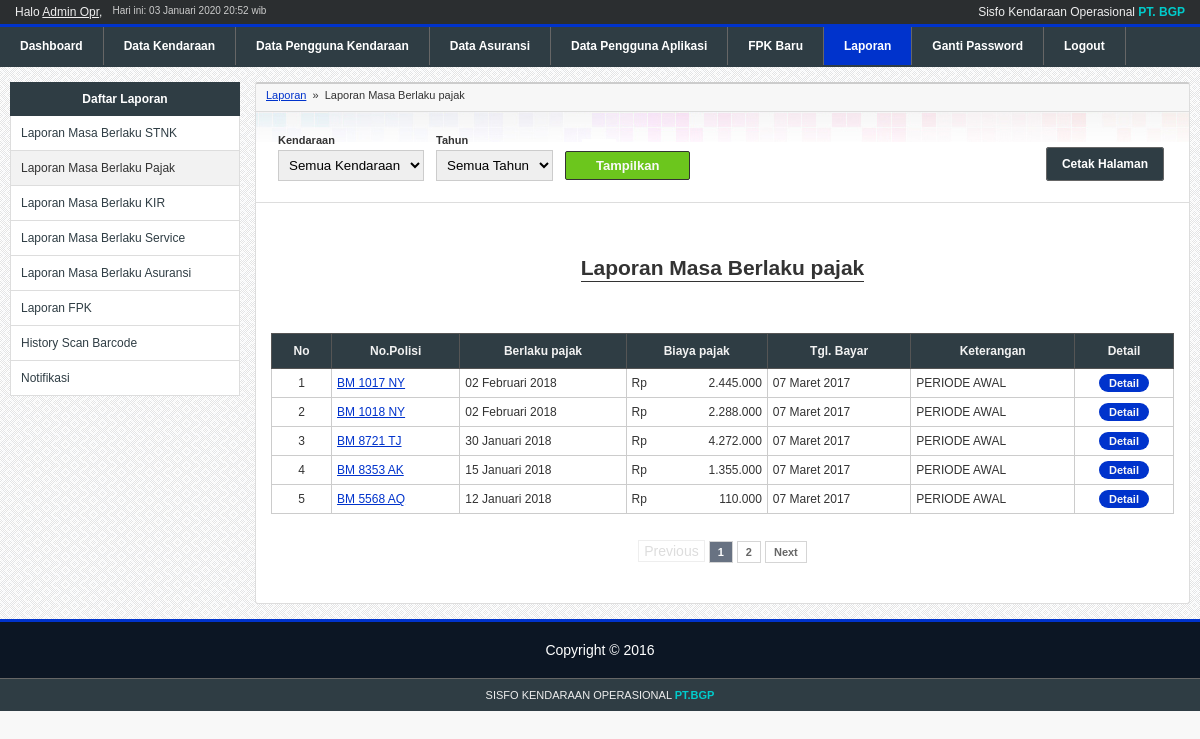
Screenshot of /skripsi/apps/laporan/index.php?sub=pajak.php (signed in) with the database file from the repository.
### tables this page shows
CREATE TABLE IF NOT EXISTS `user` (
  `id_user` tinyint(2) NOT NULL AUTO_INCREMENT,
  `username` varchar(35) NOT NULL,
  `namalengkap` varchar(50) NOT NULL,
  `password` char(40) NOT NULL,
  `tipe_user` enum('manager','admin','slapangan') NOT NULL,
  `no_telp` varchar(14) NOT NULL,
  `terakhir_login` datetime NOT NULL,
  `token` text NOT NULL,
  PRIMARY KEY (`id_user`)
);

CREATE TABLE IF NOT EXISTS `pajak` (
  `id_pajak` int(11) NOT NULL AUTO_INCREMENT,
  `id_kendaraan` int(11) NOT NULL,
  `berlaku_pajak` date NOT NULL,
  `biaya_pajak` int(8) unsigned DEFAULT NULL,
  `tgl_input` datetime NOT NULL,
  `tgl_pelaksanaan` date DEFAULT NULL,
  `id_user` tinyint(2) NOT NULL,
  `keterangan` varchar(255) DEFAULT NULL,
  `status` enum('history','active') NOT NULL,
  `id_fpk` int(11) NOT NULL,
  PRIMARY KEY (`id_pajak`)
);

CREATE TABLE IF NOT EXISTS `kendaraan` (
  `id_kendaraan` int(11) NOT NULL AUTO_INCREMENT,
  `no_polisi` varchar(12) NOT NULL,
  `nama_stnk` varchar(35) NOT NULL,
  `merk` varchar(25) NOT NULL,
  `jenis` enum('mobil','truk','motor') NOT NULL,
  `tahun_pembuatan` year(4) NOT NULL,
  `no_rangka` varchar(35) NOT NULL,
  `no_mesin` varchar(35) NOT NULL,
  `posisi_stnk` varchar(35) NOT NULL,
  `nama_bpkb` varchar(35) NOT NULL,
  `posisi_bpkb` varchar(35) NOT NULL,
  `status_kendaraan` varchar(10) NOT NULL,
  `id_master_asuransi` tinyint(2) unsigned DEFAULT NULL,
  `id_penggunakendaraan` int(11) NOT NULL,
  PRIMARY KEY (`id_kendaraan`),
  UNIQUE KEY `no_polisi` (`no_polisi`)
);

### skripsi/modules/connect.php (called while the page is built, shortened)
<?php
$connect = mysqli_connect(DB_HOST, DB_USER, DB_PASSWORD);
if($connect){
    function query($sql){
        global $connect;
        $query = mysqli_query($connect, $sql);
        return  $query;
    }
} else {
    die('Unable to connect to '.DB_HOST);
}
?>

### skripsi/modules/library.php (called while the page is built, shortened)
<?php
function monthToId($month){
    switch($month){
        case 1:
            $month = 'Januari';
            break;
        case 2:
            $month = 'Februari';
            break;
        case 3:
            $month = 'Maret';
            break;
    }
    return $month;
}

### skripsi/apps/laporan/pajak.php (the view, shortened to what this page needs)
<div class="breadcrumb print-hide">
    <a href="<?php echo APPURL;?>/laporan/">Laporan</a> &nbsp;&raquo;&nbsp;
    Laporan Masa Berlaku pajak
</div>
<div class="print-hide" style="border-bottom:1px solid #ddd;overflow:hidden;margin:15px -20px;padding:0 20px;">
	<ul id="content-menu" style="margin-top:30px">
		<li><a class="btn" href='javascript:print()'>Cetak Halaman</a></li>
	</ul>
	<form method="get" action="" style="float:left">
		<table cellpadding="5">
			<tr>
				<td>
					<div style="font-size:11px;font-weight:bold;margin-bottom:4px;">Kendaraan</div>
					<select name="kendaraan">
						<option value="">Semua Kendaraan</option>
					</select>
				</td>
				<td>
					<div style="font-size:11px;font-weight:bold;margin-bottom:4px;">Tahun</div>
					<select name="tahun">
						<option value="">Semua Tahun</option>
					</select>
				</td>
				<td>
					<div style="font-size:11px;font-weight:bold;margin-bottom:4px;">&nbsp;</div>
					<input type="submit" value="Tampilkan"/>
				</td>
			</tr>
		</table>
	</form>
</div>
<?php
$title = '';
?>
<h2 class="content-title"><span>Laporan Masa Berlaku pajak<?php echo ($title ? '<br/>'.$title : '');?></span></h2>
<table border="1" class="list">
<tr>
	<th>No</th>
	<th>No.Polisi</th>
    <th>Berlaku pajak</th>
    <th>Biaya pajak</th>
	<th>Tgl. Bayar</th>
    <th>Keterangan</th>
	<th class="print-hide">Detail</th>
</tr>
<?php
$whereClause = '';
$sql = "SELECT *
		FROM pajak AS s
		JOIN kendaraan AS k ON s.id_kendaraan = k.id_kendaraan
		$whereClause
		ORDER BY berlaku_pajak DESC";
$query = query($sql);
$totalRows = mysqli_num_rows($query);
$limit = 5;
$pages = new Paginator($limit, 'page');
$pages->set_total($totalRows);
parse_str($_SERVER['QUERY_STRING'], $params);
unset($params['page']);
$params = empty($params) ? '' : '&'.http_build_query($params);
$pagination = $pages->page_links('?', $params);
$sql .= ' '.$pages->get_limit();
$query = query($sql);
$no = 1 + (( ($_GET['page'] ?  $_GET['page'] : 1) - 1) * $limit);
if($totalRows == 0){
	?>
	<tr>
		<td colspan="7" class="nodata">Belum ada data</td>
	</tr>
	<?php
} else {
	while($data = mysqli_fetch_array($query)){
        $angka = $data['biaya_pajak'];
        $jumlah_desimal =0;
        $pemisah_desimal =",";
        $pemisah_ribuan =".";
		?>
		<tr class="<?php echo $data['status'];?>">
			<td align="center"><?php echo $no;?></td>
			<td><a href="javascript:void(0)" onClick="return popup('<?php echo BASEURL;?>/apps/kendaraan/detail.php?id_kendaraan=<?php echo $data['id_kendaraan'];?>', 'Detail Kendaraan', 500, 500)"><?php echo $data['no_polisi'];?></a></td>
			<td><?php echo date("d",strtotime($data['berlaku_pajak'])) .' '.monthToId(date('m', strtotime($data['berlaku_pajak']))). ' '.date('Y', strtotime($data['berlaku_pajak']));?></td>
			<td align="right"><span style="float:left">Rp</span><?php echo number_format($angka, $jumlah_desimal, $pemisah_desimal, $pemisah_ribuan); ?></td>
			<td><?php echo date("d",strtotime($data['tgl_pelaksanaan'])) .' '.monthToId(date('m', strtotime($data['tgl_pelaksanaan']))). ' '.date('Y', strtotime($data['tgl_pelaksanaan']));?></td>
			<td>
				<?php
				if($data['keterangan']==NULL){
					echo "-";
				}
				else{
					echo $data['keterangan'];
				}
				?>
			</td>
			<td align="center"  class="print-hide"><a class="btn" href="?sub=pajak_detail.php&id=<?php echo $data['id_fpk'];?>">Detail</a></td>
		</tr>
		<?php
		++$no;
	}
}
?>
</table>
<?php
echo $pagination;
?>

### skripsi/apps/components/header.php
<?php
$sql = "SELECT * FROM user WHERE id_user='{$_SESSION['id_user']}'";
$query = query($sql);
$data = mysqli_fetch_array($query);
?>
<div id="header">
    <div id="top-bar">
        <div id="hello"><?php echo 'Halo <u>'.$data['namalengkap'].'</u>';?>, </div>
        <div id="date">Hari ini: <?php echo date('d'),' ',monthToId(date('m')),' ', date('Y H:i');?> wib</div>
        <div id="appname">Sisfo Kendaraan Operasional <b>PT. BGP</b></div>
    </div>
    <ul id="menu">
        <?php $totalNewFPK =  countFPK();?>
        <li<?php echo $page == 'home' ? ' class="active"':'';?>><a href="<?php echo APPURL;?>/home/">Dashboard</a><li>
        <li<?php echo $page == 'kendaraan' ? ' class="active"':'';?>><a href="<?php echo APPURL;?>/kendaraan/">Data Kendaraan</a><li>
        <li<?php echo $page == 'penggunakendaraan' ? ' class="active"':'';?>><a href="<?php echo APPURL;?>/penggunakendaraan/">Data Pengguna Kendaraan</a><li>
        <li<?php echo $page == 'asuransi' ? ' class="active"':'';?>><a href="<?php echo APPURL;?>/asuransi/">Data Asuransi</a><li>
        <li<?php echo $page == 'penggunaaplikasi' ? ' class="active"':'';?>><a href="<?php echo APPURL;?>/penggunaaplikasi/">Data Pengguna Aplikasi</a><li>
        <li<?php echo $page == 'fpk' ? ' class="active"':'';?>><a href="<?php echo APPURL;?>/fpk/">FPK Baru<?php echo $totalNewFPK > 0 ? '<span class="notif">'.$totalNewFPK.'</span>':''?></a><li>
        <li<?php echo $page == 'laporan' ? ' class="active"':'';?>><a href="<?php echo APPURL;?>/laporan/">Laporan</a><li>
        <li<?php echo $page == 'changepassword' ? ' class="active"':'';?>><a href="<?php echo APPURL;?>/changepassword/">Ganti Password</a><li>
        <li><a href="<?php echo APPURL;?>/login/logout.php">Logout</a><li>
    </ul>
</div>

### skripsi/css/style.css (style rules this page uses)
html, body { padding:0; margin:0; }
body { font-size:9pt; background-color:#f8f8f8; color:#333; font-family: arial; font-size: 14px; }
input[type=text], input[type=password], select, textarea { padding:6px; border:1px solid #ccc; }
input[type=submit], input[type=reset] { padding:6px 14px; }
input[type=submit] { background-color:#6cc61d; border:1px solid #333; color:#f9f9f9; padding:6px 30px; font-size: 13px; cursor:pointer; border-radius:2px; font-weight: bold; }
.breadcrumb { font-size:11px; background-color:#f7f7f7; padding:10px 15px; margin:-20px -20px 0 -20px; border-bottom:1px solid #ddd }
#top-bar { color:#eee; background-color:#2b2e30; padding:5px 15px; font-size:12px; overflow:hidden; }
#top-bar #appname { float:right; }
#top-bar #appname b { color:#00CCCC; }
#top-bar #hello, #top-bar #date { float:left; }
#top-bar #date { color:#ccc; margin-left:10px; font-size:10px; }
#menu { border-top:3px solid #0033CC; border-bottom:2px solid #2F3D44; background-color:#2F3D44; color:#fff; padding:0; margin:0; display:block; width: 100%; }
#menu li { display:inline-block; list-style-type:none; }
#menu li a { color:#fff; font-weight: bold; text-decoration:none; font-family:arial; display:block; padding:12px 20px; border-right:1px solid #666; font-size:12px; position:relative }
#menu li.active { background-color:#0033CC; }
a { color:#0033CC; }
table.list { border-collapse: collapse; width:100%; background-color:#fff; }
table.list th { background-color:#2F3D44; color:#f2f2f2; font-weight:bold; border:1px solid #555; font-size:12px; padding:10px; }
table.list td { border:1px solid #ccc; font-size:12px; padding:7px 5px; }
table.list td a.btn { background-color:#0033CC; color:#f8f8f8; font-size:11px; padding:3px 10px; text-decoration:none; border-radius:10px; -moz-border-radius:10px; -webkit-border-radius:10px; -o-border-radius:10px; font-weight:bold; }
h2.content-title { text-align:center; margin:50px 0; line-height:30px; }
h2.content-title span { border-bottom:1px solid #333; padding-bottom:2px; }
#content-menu { padding:0; margin:15px 0 20px 0; float:right; }
#content-menu li { display:inline-block; margin-right:10px; }
#content-menu li a { padding:9px 15px; background-color:#2F3D44; border:1px solid #666; border-radius:3px; color:#fff; text-decoration:none; font-size:12px; font-weight: bold; }

### rows the page displays
user: namalengkap "Admin Opr"
pajak: id_kendaraan.no_polisi "BM 1017 NY", berlaku_pajak "02", berlaku_pajak "Februari", berlaku_pajak "2018", biaya_pajak "2.445.000", tgl_pelaksanaan "07", tgl_pelaksanaan "Maret", tgl_pelaksanaan "2017", keterangan "PERIODE AWAL"
pajak: id_kendaraan.no_polisi "BM 1018 NY", berlaku_pajak "02", berlaku_pajak "Februari", berlaku_pajak "2018", biaya_pajak "2.288.000", tgl_pelaksanaan "07", tgl_pelaksanaan "Maret", tgl_pelaksanaan "2017", keterangan "PERIODE AWAL"
pajak: id_kendaraan.no_polisi "BM 8721 TJ", berlaku_pajak "30", berlaku_pajak "Januari", berlaku_pajak "2018", biaya_pajak "4.272.000", tgl_pelaksanaan "07", tgl_pelaksanaan "Maret", tgl_pelaksanaan "2017", keterangan "PERIODE AWAL"
pajak: id_kendaraan.no_polisi "BM 8353 AK", berlaku_pajak "15", berlaku_pajak "Januari", berlaku_pajak "2018", biaya_pajak "1.355.000", tgl_pelaksanaan "07", tgl_pelaksanaan "Maret", tgl_pelaksanaan "2017", keterangan "PERIODE AWAL"
pajak: id_kendaraan.no_polisi "BM 5568 AQ", berlaku_pajak "12", berlaku_pajak "Januari", berlaku_pajak "2018", biaya_pajak "110.000", tgl_pelaksanaan "07", tgl_pelaksanaan "Maret", tgl_pelaksanaan "2017", keterangan "PERIODE AWAL"
